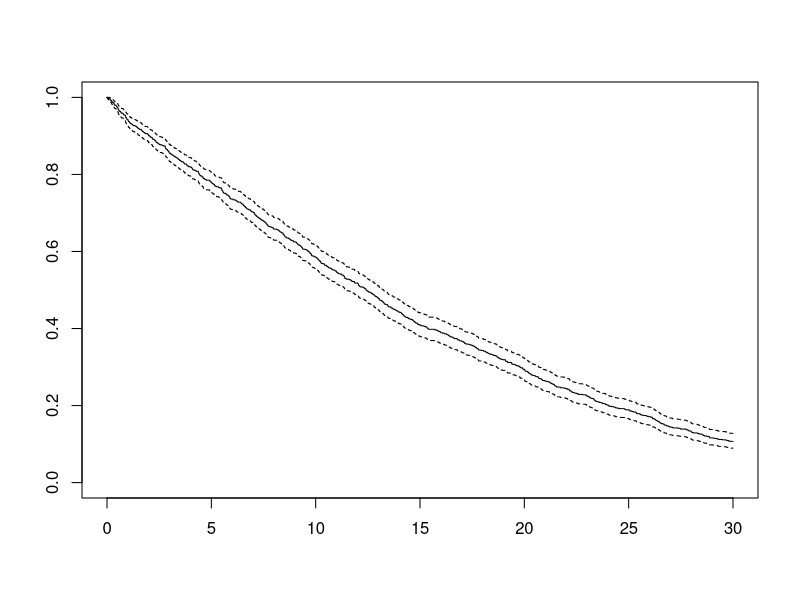
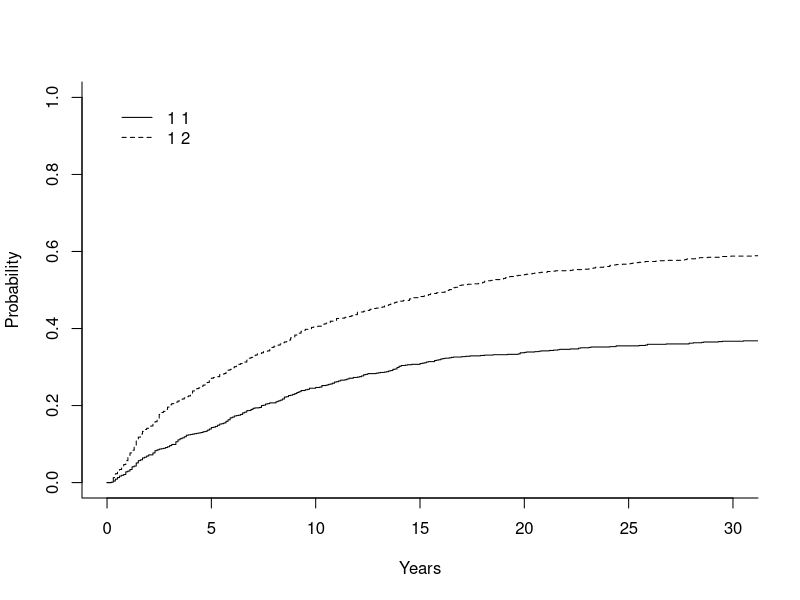

The R script that drew these images, in order: (Note: this script raises an error after producing the figures.)
####### SIMU JOINT 1 mod longi + 1 TTE ############
library(survival)
## simu data

set.seed(1996)
N=1000

longi = data.frame(id=NA,obs=NA,time=NA)
b0=15
b1 = 0.3
omega_b0 = 0.5
omega_b1 = 0.1
sigma_a = 0.1
h0=0.01
alpha=0.10


rint = rnorm(N,mean=b0 ,sd=omega_b0) # vector des random intercepts
reff = rnorm(N,mean=b1 ,sd=omega_b1) # vector des random slopes
tt = 0:30	# design pour les observations longitudinales
longi = data.frame(id = as.vector(sapply(1:N,function(x) rep(x,length(tt)))),time = rep(tt,N))
longi$obs = rint[longi$id] + reff[longi$id]*longi$time + rnorm(nrow(longi),sd=sigma_a) # on remplit avec les observations

gettimes = function(r1,r2){ # Fonction qui renvoit un temps d'évènement pour un patient avec intercept r1 et slope r2
  x = rexp(1)
  H = function(tt) h0*exp(alpha*r1)/alpha/r2*(exp(alpha*r2*tt)-1) - x
  z = try(uniroot(H,interval=c(0,30))$root,silent=T)
  ifelse(class(z)=="try-error",Inf,z)
}
tte.data = data.frame(id=1:N,time = mapply(gettimes,rint,reff), ev = 1) # dataset des données de survie
tte.data$ev[tte.data$time>30]=0	# Les temps > 30 seront censurées
tte.data$time[tte.data$time>30]=30	# Date de censure pour les temps >30
longi = longi[longi$time<=sapply(longi$id,function(x) tte.data$time[tte.data$id==x]),] # on supprime les observations postérieures au temps d'évènement

table(tte.data$ev)
summary(tte.data$time)
plot(survfit(Surv(time,ev)~1, data = tte.data))

tte.data2<-data.frame(id=tte.data$id, time=0, ev=0)
ttedata<-rbind(tte.data, tte.data2)
ttedata <- ttedata[order(ttedata$id, ttedata$time),]

names(ttedata)[3]="obs"

longi$ytype=1
ttedata$ytype=2

alldata = rbind(longi,ttedata)

#write.csv(alldata,file="C:/Users/AlexandraLAVALLEY/Documents/Code_saemix/essais/joint_tte2.csv",row.names = F)





###### SIMU 2 COMPETING EVENTS ########
library(survival)
library(cmprsk)

N=1000

res<-data.frame(id=rep(NA,N), temps=rep(NA,N), ev = rep(NA,N))


T = 1000

p=0.3

xx = seq(0,T,length.out=10000)
h = xx[2]-xx[1]

# on simule age en 4 categories avec les patterns de l'application SOFA
x=c(1,2,3) # 3 cat d'age
prob=c(1565/4050,1333/4050,1152/4050)
sim_age=data.frame(id=1:N,age=sample(x,N,replace = T,prob))
sim_age$coeff_1 = ifelse(sim_age$age==1,0,ifelse(sim_age$age==2,0.3,0.5))
sim_age$coeff_2 = ifelse(sim_age$age==1,0,ifelse(sim_age$age==2,-0.2,-0.3))

for(i in 1:N){
  #h1 = function(t) (p*exp(-t)*exp(sim_age$coeff_1[i]))/(1-p*(1-exp(-t))) on spécifie directement F1 dans la simu
  #F1 = 1-exp(-cumsum(Vectorize(h1)(xx))*h)
  F1 = 1-(1-p*(1-exp(-xx*h)))^(exp(sim_age$coeff_1[i]))
  F2 = (1-rev(F1)[1])*(1-exp(-xx*h))^(exp(sim_age$coeff_2[i]))
  
  p1 = rev(F1)[1]
  p2 = 1-p1
  
  u = runif(1)
  event = ifelse(u<p1,1,2)
  
  if(event==1) (t=(which(F1/p1>runif(1))[1])*h) #ceiling 
  if(event==2) (t=(which(F2/p2>runif(1))[1])*h) #ceiling 
  
  res[i,1]<-i
  res[i,2]<-round(t,2)
  res[i,3]<-event
}

plot(cuminc(res$temps,res$ev,cencode=3),xlim=c(0,30))
table(res$ev)
summary(res$temps)

d=30
data_comp<-data.frame(id=rep(res$id,each=4),time=0,obs=0,obs_id=rep(c(1,2),each=2,times=length(res$id)),age=NA)
for (i in res$id){
  if (res$temps[res$id==i]<=d & res$ev[res$id==i]==1){
    data_comp$time[data_comp$id==i & data_comp$obs_id==1][2]<-res$temps[res$id==i]
    data_comp$obs[data_comp$id==i & data_comp$obs_id==1][2]<-1
    data_comp$time[data_comp$id==i & data_comp$obs_id==2][2]<-d
  }
  if (res$temps[which(res$id==i)]<=d & res$ev[which(res$id==i)]==2){
    data_comp$time[data_comp$id==i & data_comp$obs_id==2][2]<-res$temps[res$id==i]
    data_comp$obs[data_comp$id==i & data_comp$obs_id==2][2]<-1
    data_comp$time[data_comp$id==i & data_comp$obs_id==1][2]<-d
  }
  if (res$temps[which(res$id==i)]>d){
    data_comp$time[data_comp$id==i][2]<-d
    data_comp$time[data_comp$id==i][4]<-d
  }
  data_comp$age[data_comp$id==i] = sim_age$age[sim_age$id==i]
}

write.csv(data_comp,file="C:/Users/AlexandraLAVALLEY/Documents/Code_saemix/essais/data_2comp.csv",row.names = F)


##### SIMU JOINT 1 mod longi + 2 COMPETING EVENTS #####

b0.pop<-15
b1.pop<- -0.1
alpha1<- 0.15
alpha2=0

omega_b0<-3
omega_b1<-0.1

sigma_a<-0.5

p1=0.04
g1 = 0.07

N=1000

rint = rnorm(N,mean=b0.pop ,sd=omega_b0) # vector des random intercepts
reff = rnorm(N,mean=b1.pop ,sd=omega_b1) # vector des random slopes
tt = 0:30	# design pour les observations longitudinales
longi = data.frame(id = as.vector(sapply(1:N,function(x) rep(x,length(tt)))),time = rep(tt,N))
longi$obs = rint[longi$id] + reff[longi$id]*longi$time + rnorm(nrow(longi),sd=sigma_a) # on remplit avec les observations

gettimes = function(r1,r2){ # Fonction qui renvoit un temps d'évènement pour un patient avec intercept r1 et slope r2
  
  t = seq(0,1000,length.out=10000)
  pas = t[2]-t[1]
  h = (p1*g1*exp(-g1*t)/(1-p1*(1-exp(-g1*t))))*exp(alpha1*(r1+r2*t))
  F1 = 1-exp(-cumsum(h)*pas)
  F2 = (1-rev(F1)[1])*(1-exp(-t*pas))
  
  p1 = rev(F1)[1]
  p2 = 1-p1
  
  u = runif(1)
  event = ifelse(u<p1,1,2)
  
  if(event==1) z=(which(F1/p1>runif(1))[1])*pas 
  if(event==2) z=(which(F2/p2>runif(1))[1])*pas 
  c(z,event)
}

a=mapply(gettimes,rint,reff)

tte.data = data.frame(id=1:N,time = a[1,], obs = a[2,]) # dataset des données de survie
tte.data$obs[tte.data$time>30]=0	# Les temps > 30 seront censurées
tte.data$time[tte.data$time>30]=30	# Date de censure pour les temps >30
table(tte.data$obs)
summary(tte.data$time)
plot(cuminc(tte.data$time,tte.data$obs,cencode = 0))

longi = longi[longi$time<=sapply(longi$id,function(x) tte.data$time[tte.data$id==x]),] # on supprime les observations postérieures au temps d'évènement

DATA_SURV<-data.frame(id=rep(tte.data$id,each=4),time=0,obs=0,ytype=rep(c(2,3),each=2,times=length(tte.data$id)))
for (i in tte.data$id){
  if (tte.data$time[tte.data$id==i]<=30 & tte.data$obs[tte.data$id==i]==1){
    DATA_SURV$time[DATA_SURV$id==i & DATA_SURV$ytype==2][2]<-tte.data$time[tte.data$id==i]
    DATA_SURV$obs[DATA_SURV$id==i & DATA_SURV$ytype==2][2]<-1
    DATA_SURV$time[DATA_SURV$id==i & DATA_SURV$ytype==3][2]<-30
  }
  if (tte.data$time[which(tte.data$id==i)]<=30 & tte.data$obs[which(tte.data$id==i)]==2){
    DATA_SURV$time[DATA_SURV$id==i & DATA_SURV$ytype==3][2]<-tte.data$time[tte.data$id==i] 
    DATA_SURV$obs[DATA_SURV$id==i & DATA_SURV$ytype==3][2]<-1
    DATA_SURV$time[DATA_SURV$id==i & DATA_SURV$ytype==2][2]<-30
  }
  if (tte.data$obs[which(tte.data$id==i)]==0){
    DATA_SURV$time[DATA_SURV$id==i][2]<-30
    DATA_SURV$time[DATA_SURV$id==i][4]<-30
  }
}


longi$ytype=1

alldata = rbind(longi,DATA_SURV)

write.csv(alldata, "C:/Users/AlexandraLAVALLEY/Documents/GitHub/saemixextension/alexandra/joint_alex/datas/joint_comp.csv",row.names = F)





##### SIMU JOINT 3 mod longi + 1 TTE #####
N=1000

longi1 = data.frame(id=NA,obs=NA,time=NA)
b01=15
b11 = 0.3
omega_b01 = 0.5
omega_b11 = 0.1
sigma_a1 = 0.5
alpha1=0.10

longi2 = data.frame(id=NA,obs=NA,time=NA)
b02 = 7
b12 = -0.1
omega_b02 = 1
omega_b12 = 0.1
sigma_a2 = 0.1
alpha2 = -0.20

longi3 = data.frame(id=NA,obs=NA,time=NA)
b03 = 30
b13 = 0.8
omega_b03 = 4
omega_b13 = 0.6
sigma_a3 = 1
alpha3 = 0.15

h0 = 0.00005

rint1 = rnorm(N,mean=b01 ,sd=omega_b01) # vector des random intercepts
reff1 = rnorm(N,mean=b11 ,sd=omega_b11) # vector des random slopes
tt = 0:30	# design pour les observations longitudinales
longi1 = data.frame(id = as.vector(sapply(1:N,function(x) rep(x,length(tt)))),time = rep(tt,N))
longi1$obs = rint1[longi1$id] + reff1[longi1$id]*longi1$time + rnorm(nrow(longi1),sd=sigma_a1) 

rint2 = rnorm(N,mean=b02 ,sd=omega_b02) # vector des random intercepts
reff2 = rnorm(N,mean=b12 ,sd=omega_b12) # vector des random slopes
longi2 = data.frame(id = as.vector(sapply(1:N,function(x) rep(x,length(tt)))),time = rep(tt,N))
longi2$obs = rint2[longi2$id] + reff2[longi2$id]*longi2$time + rnorm(nrow(longi2),sd=sigma_a2)

rint3 = rnorm(N,mean=b03 ,sd=omega_b03) # vector des random intercepts
reff3 = rnorm(N,mean=b13 ,sd=omega_b13) # vector des random slopes
longi3 = data.frame(id = as.vector(sapply(1:N,function(x) rep(x,length(tt)))),time = rep(tt,N))
longi3$obs = rint3[longi3$id] + reff3[longi3$id]*longi3$time + rnorm(nrow(longi3),sd=sigma_a3)

gettimes = function(r1,r2,r3,r4,r5,r6){ # Fonction qui renvoit un temps d'évènement pour un patient avec intercept r1 et slope r2
  x = rexp(1)
  t = seq(0,1000,length.out=10000)
  pas = t[2]-t[1]
  h = h0*exp(alpha1*(r1+r2*t)+alpha2*(r3+r4*t)+alpha3*(r5+r6*t))
  H = cumsum(h)*pas
  z=(which(H>x)[1])*pas
  z=ifelse(is.na(z)==T,Inf,z)
  z
}
tte.data = data.frame(id=1:N,time = mapply(gettimes,rint1,reff1,rint2,reff2,rint3,reff3), obs = 1) # dataset des données de survie
tte.data$obs[tte.data$time>30]=0	# Les temps > 30 seront censurées
tte.data$time[tte.data$time>30]=30	# Date de censure pour les temps >30

longi1 = longi1[longi1$time<=sapply(longi1$id,function(x) tte.data$time[tte.data$id==x]),] # on supprime les observations postérieures au temps d'évènement
longi2 = longi2[longi2$time<=sapply(longi2$id,function(x) tte.data$time[tte.data$id==x]),] # on supprime les observations postérieures au temps d'évènement
longi3 = longi3[longi3$time<=sapply(longi3$id,function(x) tte.data$time[tte.data$id==x]),] # on supprime les observations postérieures au temps d'évènement

table(tte.data$obs)
summary(tte.data$time)
plot(survfit(Surv(time,ev)~1, data = tte.data))

tte.data2<-data.frame(id=tte.data$id, time=0, obs=0)
ttedata<-rbind(tte.data, tte.data2)
ttedata <- ttedata[order(ttedata$id, ttedata$time),]

longi1$ytype=1
longi2$ytype=2
longi3$ytype=3
ttedata$ytype=4

alldata = rbind(longi1,longi2,longi3,ttedata)

write.csv(alldata,file="C:/Users/AlexandraLAVALLEY/Documents/GitHub/saemixextension/alexandra/joint_alex/datas/joint_multilongi_1tte.csv",row.names = F)
